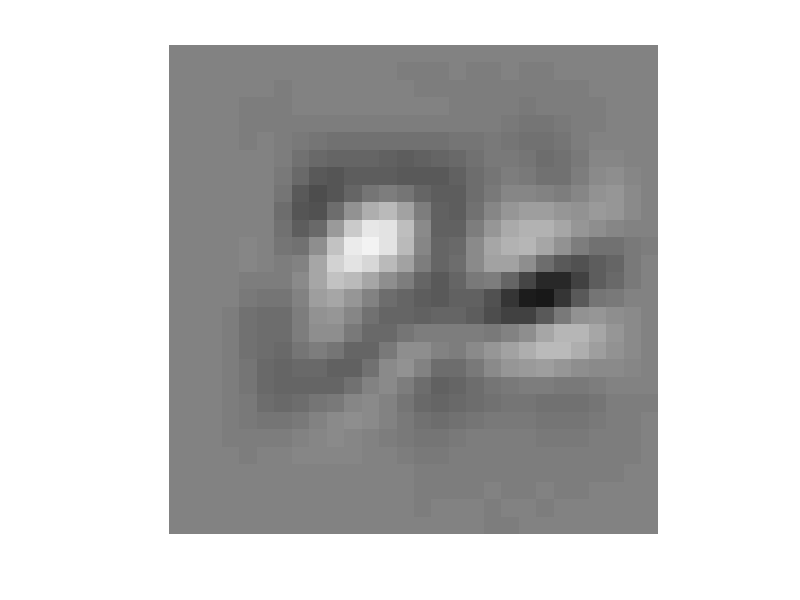

This figure's MATLAB source:
M = dlmread("eigenvectors.csv");
x = M(1, :);
imshow(reshape(x,28,28), [0 1]);
pause(3)
x = M(1, :);
for i = 2:10
  x = M(i, :);
  imshow(reshape(x,28,28), [0 1]);
  pause(0.5)
end
